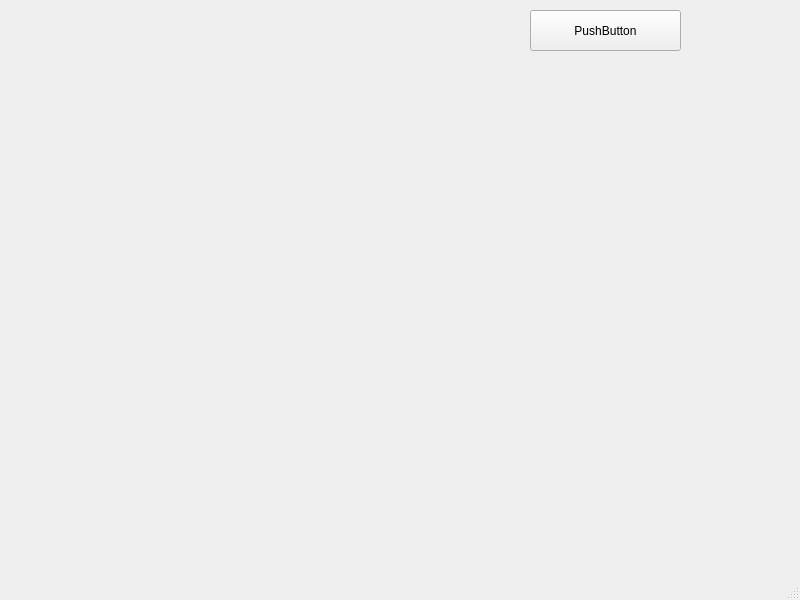
<?xml version="1.0" encoding="UTF-8"?>
<ui version="4.0">
 <class>MainWindow</class>
 <widget class="QMainWindow" name="MainWindow">
  <property name="geometry">
   <rect>
    <x>0</x>
    <y>0</y>
    <width>800</width>
    <height>600</height>
   </rect>
  </property>
  <property name="windowTitle">
   <string>MainWindow</string>
  </property>
  <widget class="QWidget" name="centralwidget">
   <widget class="QPushButton" name="pushButton">
    <property name="geometry">
     <rect>
      <x>530</x>
      <y>10</y>
      <width>151</width>
      <height>41</height>
     </rect>
    </property>
    <property name="text">
     <string>PushButton</string>
    </property>
   </widget>
  </widget>
  <widget class="QMenuBar" name="menubar">
   <property name="geometry">
    <rect>
     <x>0</x>
     <y>0</y>
     <width>800</width>
     <height>26</height>
    </rect>
   </property>
  </widget>
  <widget class="QStatusBar" name="statusbar"/>
 </widget>
 <resources/>
 <connections/>
</ui>
